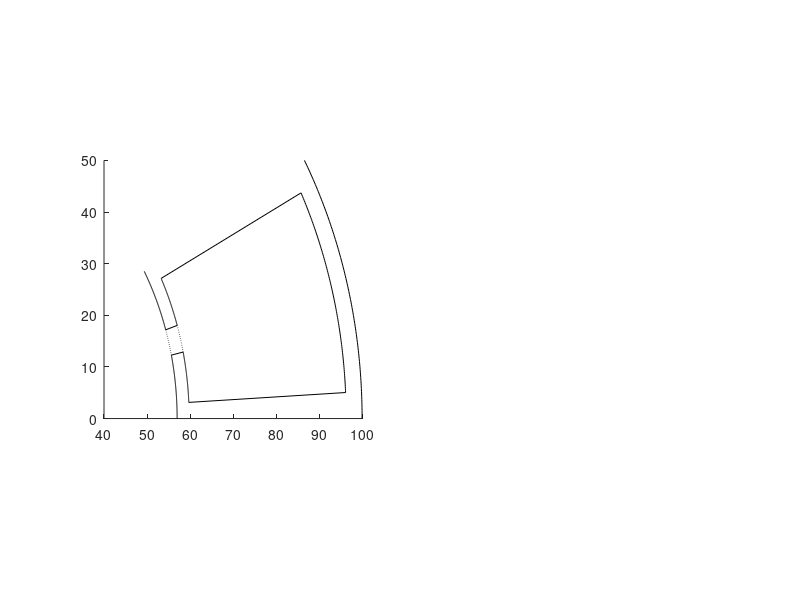

The MATLAB source for this figure: (Note: this script raises an error after producing the figure.)
clear
clc
%% Institude: HuaZhong University of Science and Technology
% 机构： 华中科技大学电气与电子工程学院
%% Written by Xu Shouyu
% 作者： 徐首彧
% 指导老师： 叶才勇
%% 1.参数

Rsi=30;                % 转子轴承半径
R_ave=(55*2-3)/2;      % 平均半径，有限元中取磁密的半径 /m
Rs=57;                 % 定子内半径，Rs = R_ave + g/2, 气隙长度 g = 4/1000
Rm=55;                 % 磁极半径，Rm = R_ave - g/2
Rr=52;                 % 转子内半径，Rr = R_ave - hm, 磁极厚度 h = 4/1000
Rt=57+2.8;             % 定子槽顶部半径
Rsb=100-3.7;           % 定子槽底部半径
Rso=100;               % 定子外半径

% Rsi=0.030;                  % 转子轴承半径
% Rr=0.063;                   % 转子内半径，Rr = R_ave - hm, 磁极厚度 h = 4/1000
% Rm=0.0705;                  % 磁极半径，Rm = R_ave - g/2
% Rs=0.075;                   % 定子内半径，Rs = R_ave + g/2, 气隙长度 g = 4/1000
% Rt=0.0768;                  % 定子槽顶部半径
% Rsb=0.109;                  % 定子槽底部半径
% boa=0.0347;                 % boa是槽开口角
% bsa=0.0737;                 % bsa是槽宽角
% Rso=0.11;                   % 定子外半径
% ap=0.7;                     % 极弧系数

p=5;                   %极对数
ay=pi/p;               %永磁体极距,相邻永磁体的中心距,unit is 'rad'
a0=(Rr+Rm)*ay/2;       %p对极时永磁体的宽度
% a0=1.8367;           %永磁体宽度，单位为rad % R_ave=21/1000处的永磁体宽度，单位为rad
% ap=a0/ay;              %极弧系数 ap=tm/tp

Ns=12;                 %齿槽个数
theta_s=2*pi/Ns;       %定子齿槽极距，两个齿槽之间的间距，与选取半径无关，有槽数有关
theta0=0.05;           %齿槽槽口宽度，单位为rad, theta0 = b/R_ave = 1.05/21
alpha0=theta_s/2;      %第一个定子槽中心位置的角度
L=2*pi;                %电机展开长度 0--2*pi
bsa=0.8*(2*pi)/Ns;     %bsa是槽宽角
boa=0.213*bsa;         %boa是槽开口角

u0=4*pi*1e-7;  %真空磁导率
ur=1;          %PM的相对磁导率，解析模型的假设
Br=1.23;       %PM的剩磁/T，有限元中使用钕铁硼材料的剩磁密度
f=500;         %频率为500Hz
wr=2*pi*f;     %角频率
t=0;           %转子转动的时刻
%在这组参数下，最大谐波次数取值。减小Rr,Rm,Rs半径间的差别，影响不大
N=50;          %气隙及磁极谐波次
M=50;          %齿槽谐波次数取值数取值。在这组参数下，最大谐波次数取值。减小Rr,Rm,Rs半径间的差别，影响不大
k=1000;        %谐波次数

%% 画全部定子槽型
subplot(1,2,1);
hold on
axis square
for i = 1:Ns
    ty=(i-1)*theta_s;
    tooth1=linspace(0+ty,(theta_s-boa)/2+ty,100);
    tooth2=linspace((theta_s+boa)/2+ty,theta_s+ty,100);
    slot_shoulder1=linspace((theta_s-boa)/2+ty,(theta_s-bsa)/2+ty,100);
    slot_shoulder2=linspace((theta_s+bsa)/2+ty,(theta_s+boa)/2+ty,100);
    slot_bottom=linspace((theta_s-bsa)/2+ty,(theta_s+bsa)/2+ty,100);
    slot_range=linspace(theta_s+ty,0+ty,100);
    x_tooth1=Rs*cos(tooth1);
    y_tooth1=Rs*sin(tooth1);
    x_tooth2=Rs*cos(tooth2);
    y_tooth2=Rs*sin(tooth2);
    x_shoulder1=Rt*cos(slot_shoulder1);
    y_shoulder1=Rt*sin(slot_shoulder1);
    x_shoulder2=Rt*cos(slot_shoulder2);
    y_shoulder2=Rt*sin(slot_shoulder2);
    x_bottom=Rsb*cos(slot_bottom);
    y_bottom=Rsb*sin(slot_bottom);
    x_top=Rt*cos(slot_bottom);
    y_top=Rt*sin(slot_bottom);
    x_slot=Rso*cos(slot_range);
    y_slot=Rso*sin(slot_range);

    x_begin=Rs*cos(0+ty);
    y_begin=Rs*sin(0+ty);

    X1=[x_tooth1, x_shoulder1, x_bottom, x_shoulder2, x_tooth2];
    Y1=[y_tooth1, y_shoulder1, y_bottom, y_shoulder2, y_tooth2];
    plot(X1,Y1,'-k',x_slot,y_slot,'-k');
    plot(Rs*cos(linspace((theta_s-boa)/2+ty,(theta_s+boa)/2+ty,50)),Rs*sin(linspace((theta_s-boa)/2+ty,(theta_s+boa)/2+ty,50)),'k:')
    plot(Rt*cos(linspace((theta_s-boa)/2+ty,(theta_s+boa)/2+ty,50)),Rt*sin(linspace((theta_s-boa)/2+ty,(theta_s+boa)/2+ty,50)),'k:')
%   plot([Rs*cos((theta_s-boa)/2+ty), Rs*cos((theta_s+boa)/2+ty)], [Rs*sin((theta_s-boa)/2+ty), Rs*sin((theta_s+boa)/2+ty)],'k:');
%   plot([Rt*cos((theta_s-boa)/2+ty), Rt*cos((theta_s+boa)/2+ty)], [Rt*sin((theta_s-boa)/2+ty), Rt*sin((theta_s+boa)/2+ty)],'k:');

    X=[x_tooth1, x_shoulder1, x_bottom, x_shoulder2, x_tooth2, x_slot, x_begin];
    Y=[y_tooth1, y_shoulder1, y_bottom, y_shoulder2, y_tooth2, y_slot, y_begin];
    fill(X,Y,[1, 0, 0],EdgeColor='none')
    hold on
end

%% 画转子及转轴

th=linspace(0,2*pi,1000);
x_rotor_outter=Rm*cos(th);
y_rotor_outter=Rm*sin(th);
x_rotor_inner=Rr*cos(th);
y_rotor_inner=Rr*sin(th);
x_si=Rsi*cos(th);
y_si=Rsi*sin(th);
x1=[x_rotor_outter, x_rotor_inner, Rm*cos(0)];
y1=[y_rotor_outter, y_rotor_inner, Rm*sin(0)];
x2=[x_rotor_inner, x_si,Rr*cos(0)];
y2=[y_rotor_inner, y_si,Rr*sin(0)];
plot(x_rotor_outter,y_rotor_outter,'-k');
plot(x_rotor_inner,y_rotor_inner,'-k');
plot(x_si,y_si,'-k');
fill(x1, y1,[0, 1, 0],EdgeColor='none');
fill(x2, y2,[0, 1, 1],EdgeColor='none');
fill(x_si, y_si,[0.7451, 0.7451, 0.7451],EdgeColor='k');

xlim([-110,110]);
ylim([-110,110]);
title("电机径向切面图")
%% 画轴向电机剖面
subplot(1,2,2);
L=100;
x_total=[-L/2, -L/2, L/2, L/2];
x_winding=[-L/2-30, -L/2-30, -L/2, -L/2];
x_winding1=-x_winding;

y_spin=[-Rsi, Rsi, Rsi, -Rsi];

y_rotor=[Rsi,Rr,Rr,Rsi];
y_rotor1=-y_rotor;

y_PM=[Rr,Rm,Rm,Rr];
y_PM1=-y_PM;

y_stator=[Rs,Rso,Rso,Rs];
y_stator1=-y_stator;

y_winding=[Rt,Rsb,Rsb,Rt];
y_winding1=-y_winding;

% 画转轴截面
fill(x_total+[-50,-50,50,50], y_spin,[0.7451, 0.7451, 0.7451],'EdgeColor','k');
hold on
% 画转子截面
fill(x_total, y_rotor,[0, 1, 1],EdgeColor='k');
fill(x_total, y_rotor1,[0, 1, 1],EdgeColor='k');
hold on
% 画永磁体截面
fill(x_total, y_PM,[0, 1, 0],EdgeColor='k');
fill(x_total, y_PM1,[0, 1, 0],EdgeColor='k');
hold on
% 画定子截面
fill(x_total, y_stator,[1, 0, 0],EdgeColor='k');
fill(x_total, y_stator1,[1, 0, 0],EdgeColor='k');
hold on
% 画定子槽形及绕组
fill(x_winding, y_winding,[1, 1, 0],EdgeColor='k');
fill(x_winding, y_winding1,[1, 1, 0],EdgeColor='k');
fill(x_winding1, y_winding,[1, 1, 0],EdgeColor='k');
fill(x_winding1, y_winding1,[1, 1, 0],EdgeColor='k');
hold on
% 画横纵虚线
plot([-110,110],[0,0],':k',[0,0],[-110,110],':k');

axis square
xlim([-110,110]);
ylim([-110,110]);
title("电机切向切面图")